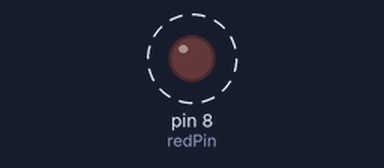
Bench run of a sketch on a simulated Arduino Uno, built with avr-gcc and run on an emulated ATmega328P. Shown: output pins drawn as LEDs (lit = HIGH). Dashed ring = blinking.

Above: at 0.19 s.
Timing chart, 0 to 3.5 s (numbered marks = the images above):
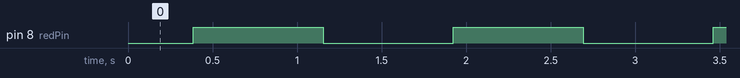

Measured:
- by itself, pin 8 (redPin): alternates HIGH for 0.77 s and LOW for 0.77 s

The sketch:

02_analog_write_ex.ino
```cpp
int redPin = 8;

void setup() {
  // put your setup code here, to run once:
  pinMode(redPin, OUTPUT);
}

void loop() {
  // put your main code here, to run repeatedly:
  int val = 0;
  int dir = 1;
  while (true) {
    analogWrite(redPin, val);
    delay(3);
    val += dir;
    if (val == 0 || val == 255) dir *= -1;
  }
}
```
